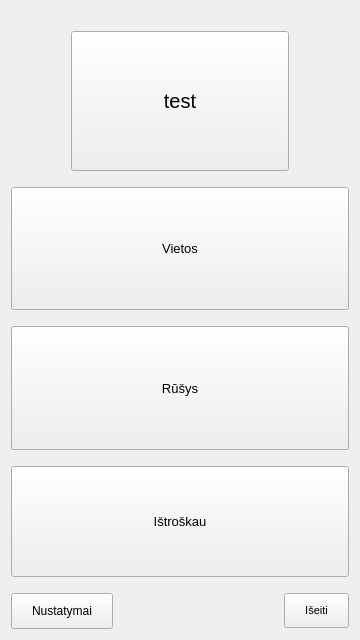
<?xml version="1.0" encoding="UTF-8"?>
<ui version="4.0">
 <class>AlausRadaras</class>
 <widget class="QWidget" name="AlausRadaras">
  <property name="geometry">
   <rect>
    <x>0</x>
    <y>0</y>
    <width>360</width>
    <height>640</height>
   </rect>
  </property>
  <property name="windowTitle">
   <string>Alaus radaras</string>
  </property>
  <property name="windowIcon">
   <iconset resource="Images.qrc">
    <normaloff>:/images/bok_title.png</normaloff>:/images/bok_title.png</iconset>
  </property>
  <layout class="QVBoxLayout" name="verticalLayout_2">
   <item>
    <widget class="QLabel" name="txtUpdate">
     <property name="palette">
      <palette>
       <active>
        <colorrole role="Text">
         <brush brushstyle="SolidPattern">
          <color alpha="255">
           <red>255</red>
           <green>255</green>
           <blue>255</blue>
          </color>
         </brush>
        </colorrole>
       </active>
       <inactive>
        <colorrole role="Text">
         <brush brushstyle="SolidPattern">
          <color alpha="255">
           <red>255</red>
           <green>255</green>
           <blue>255</blue>
          </color>
         </brush>
        </colorrole>
       </inactive>
       <disabled>
        <colorrole role="Text">
         <brush brushstyle="SolidPattern">
          <color alpha="255">
           <red>106</red>
           <green>104</green>
           <blue>100</blue>
          </color>
         </brush>
        </colorrole>
       </disabled>
      </palette>
     </property>
     <property name="text">
      <string/>
     </property>
     <property name="textFormat">
      <enum>Qt::RichText</enum>
     </property>
     <property name="wordWrap">
      <bool>true</bool>
     </property>
     <property name="openExternalLinks">
      <bool>true</bool>
     </property>
    </widget>
   </item>
   <item>
    <layout class="QVBoxLayout" name="verticalLayout">
     <item>
      <layout class="QHBoxLayout" name="horizontalLayout_2" stretch="0,0,0">
       <property name="sizeConstraint">
        <enum>QLayout::SetMinimumSize</enum>
       </property>
       <item>
        <spacer name="horizontalSpacer_2">
         <property name="orientation">
          <enum>Qt::Horizontal</enum>
         </property>
         <property name="sizeHint" stdset="0">
          <size>
           <width>60</width>
           <height>20</height>
          </size>
         </property>
        </spacer>
       </item>
       <item>
        <widget class="QPushButton" name="btnCounter">
         <property name="sizePolicy">
          <sizepolicy hsizetype="MinimumExpanding" vsizetype="MinimumExpanding">
           <horstretch>1</horstretch>
           <verstretch>10</verstretch>
          </sizepolicy>
         </property>
         <property name="minimumSize">
          <size>
           <width>100</width>
           <height>140</height>
          </size>
         </property>
         <property name="font">
          <font>
           <pointsize>15</pointsize>
          </font>
         </property>
         <property name="styleSheet">
          <string notr="true">#btnCounter {
border-image:url(:/images/bok_title.png);
color:black;
}</string>
         </property>
         <property name="text">
          <string>test</string>
         </property>
        </widget>
       </item>
       <item>
        <spacer name="horizontalSpacer_3">
         <property name="orientation">
          <enum>Qt::Horizontal</enum>
         </property>
         <property name="sizeHint" stdset="0">
          <size>
           <width>60</width>
           <height>20</height>
          </size>
         </property>
        </spacer>
       </item>
      </layout>
     </item>
     <item>
      <spacer name="verticalSpacer_4">
       <property name="orientation">
        <enum>Qt::Vertical</enum>
       </property>
       <property name="sizeHint" stdset="0">
        <size>
         <width>20</width>
         <height>10</height>
        </size>
       </property>
      </spacer>
     </item>
     <item>
      <widget class="QPushButton" name="btnNear">
       <property name="sizePolicy">
        <sizepolicy hsizetype="MinimumExpanding" vsizetype="MinimumExpanding">
         <horstretch>0</horstretch>
         <verstretch>10</verstretch>
        </sizepolicy>
       </property>
       <property name="palette">
        <palette>
         <active>
          <colorrole role="Text">
           <brush brushstyle="SolidPattern">
            <color alpha="255">
             <red>255</red>
             <green>255</green>
             <blue>255</blue>
            </color>
           </brush>
          </colorrole>
         </active>
         <inactive>
          <colorrole role="Text">
           <brush brushstyle="SolidPattern">
            <color alpha="255">
             <red>255</red>
             <green>255</green>
             <blue>255</blue>
            </color>
           </brush>
          </colorrole>
         </inactive>
         <disabled>
          <colorrole role="Text">
           <brush brushstyle="SolidPattern">
            <color alpha="255">
             <red>106</red>
             <green>104</green>
             <blue>100</blue>
            </color>
           </brush>
          </colorrole>
         </disabled>
        </palette>
       </property>
       <property name="font">
        <font>
         <pointsize>10</pointsize>
        </font>
       </property>
       <property name="styleSheet">
        <string notr="true">border-image:url(:/images/batonas.png);</string>
       </property>
       <property name="text">
        <string>Vietos</string>
       </property>
      </widget>
     </item>
     <item>
      <spacer name="verticalSpacer">
       <property name="orientation">
        <enum>Qt::Vertical</enum>
       </property>
       <property name="sizeHint" stdset="0">
        <size>
         <width>20</width>
         <height>10</height>
        </size>
       </property>
      </spacer>
     </item>
     <item>
      <widget class="QPushButton" name="btnBrands">
       <property name="sizePolicy">
        <sizepolicy hsizetype="MinimumExpanding" vsizetype="MinimumExpanding">
         <horstretch>0</horstretch>
         <verstretch>10</verstretch>
        </sizepolicy>
       </property>
       <property name="minimumSize">
        <size>
         <width>0</width>
         <height>0</height>
        </size>
       </property>
       <property name="palette">
        <palette>
         <active>
          <colorrole role="Text">
           <brush brushstyle="SolidPattern">
            <color alpha="255">
             <red>255</red>
             <green>255</green>
             <blue>255</blue>
            </color>
           </brush>
          </colorrole>
         </active>
         <inactive>
          <colorrole role="Text">
           <brush brushstyle="SolidPattern">
            <color alpha="255">
             <red>255</red>
             <green>255</green>
             <blue>255</blue>
            </color>
           </brush>
          </colorrole>
         </inactive>
         <disabled>
          <colorrole role="Text">
           <brush brushstyle="SolidPattern">
            <color alpha="255">
             <red>106</red>
             <green>104</green>
             <blue>100</blue>
            </color>
           </brush>
          </colorrole>
         </disabled>
        </palette>
       </property>
       <property name="font">
        <font>
         <pointsize>10</pointsize>
        </font>
       </property>
       <property name="styleSheet">
        <string notr="true">border-image:url(:/images/batonas.png)</string>
       </property>
       <property name="text">
        <string>Rūšys</string>
       </property>
      </widget>
     </item>
     <item>
      <spacer name="verticalSpacer_2">
       <property name="orientation">
        <enum>Qt::Vertical</enum>
       </property>
       <property name="sizeHint" stdset="0">
        <size>
         <width>20</width>
         <height>10</height>
        </size>
       </property>
      </spacer>
     </item>
     <item>
      <widget class="QPushButton" name="btnLucky">
       <property name="sizePolicy">
        <sizepolicy hsizetype="MinimumExpanding" vsizetype="MinimumExpanding">
         <horstretch>0</horstretch>
         <verstretch>9</verstretch>
        </sizepolicy>
       </property>
       <property name="minimumSize">
        <size>
         <width>0</width>
         <height>0</height>
        </size>
       </property>
       <property name="palette">
        <palette>
         <active>
          <colorrole role="Text">
           <brush brushstyle="SolidPattern">
            <color alpha="255">
             <red>255</red>
             <green>255</green>
             <blue>255</blue>
            </color>
           </brush>
          </colorrole>
         </active>
         <inactive>
          <colorrole role="Text">
           <brush brushstyle="SolidPattern">
            <color alpha="255">
             <red>255</red>
             <green>255</green>
             <blue>255</blue>
            </color>
           </brush>
          </colorrole>
         </inactive>
         <disabled>
          <colorrole role="Text">
           <brush brushstyle="SolidPattern">
            <color alpha="255">
             <red>106</red>
             <green>104</green>
             <blue>100</blue>
            </color>
           </brush>
          </colorrole>
         </disabled>
        </palette>
       </property>
       <property name="font">
        <font>
         <pointsize>10</pointsize>
        </font>
       </property>
       <property name="styleSheet">
        <string notr="true">border-image:url(:/images/batonas.png)</string>
       </property>
       <property name="text">
        <string>Ištroškau</string>
       </property>
      </widget>
     </item>
     <item>
      <spacer name="verticalSpacer_3">
       <property name="orientation">
        <enum>Qt::Vertical</enum>
       </property>
       <property name="sizeHint" stdset="0">
        <size>
         <width>20</width>
         <height>10</height>
        </size>
       </property>
      </spacer>
     </item>
     <item>
      <layout class="QHBoxLayout" name="horizontalLayout" stretch="0,0,0">
       <item>
        <widget class="QPushButton" name="btnSettings">
         <property name="styleSheet">
          <string notr="true">#btnSettings{
border-image:url(:/images/batonas.png);
padding:10px 20px 10px 20px;
}</string>
         </property>
         <property name="text">
          <string>Nustatymai</string>
         </property>
        </widget>
       </item>
       <item>
        <spacer name="horizontalSpacer">
         <property name="orientation">
          <enum>Qt::Horizontal</enum>
         </property>
         <property name="sizeHint" stdset="0">
          <size>
           <width>40</width>
           <height>20</height>
          </size>
         </property>
        </spacer>
       </item>
       <item>
        <widget class="QPushButton" name="btnExit">
         <property name="font">
          <font>
           <pointsize>8</pointsize>
          </font>
         </property>
         <property name="styleSheet">
          <string notr="true">#btnExit{
border-image:url(:/images/batonas.png);
padding:10px 20px 10px 20px;
}</string>
         </property>
         <property name="text">
          <string>Išeiti</string>
         </property>
        </widget>
       </item>
      </layout>
     </item>
    </layout>
   </item>
  </layout>
 </widget>
 <layoutdefault spacing="6" margin="11"/>
 <resources>
  <include location="Images.qrc"/>
 </resources>
 <connections/>
</ui>
